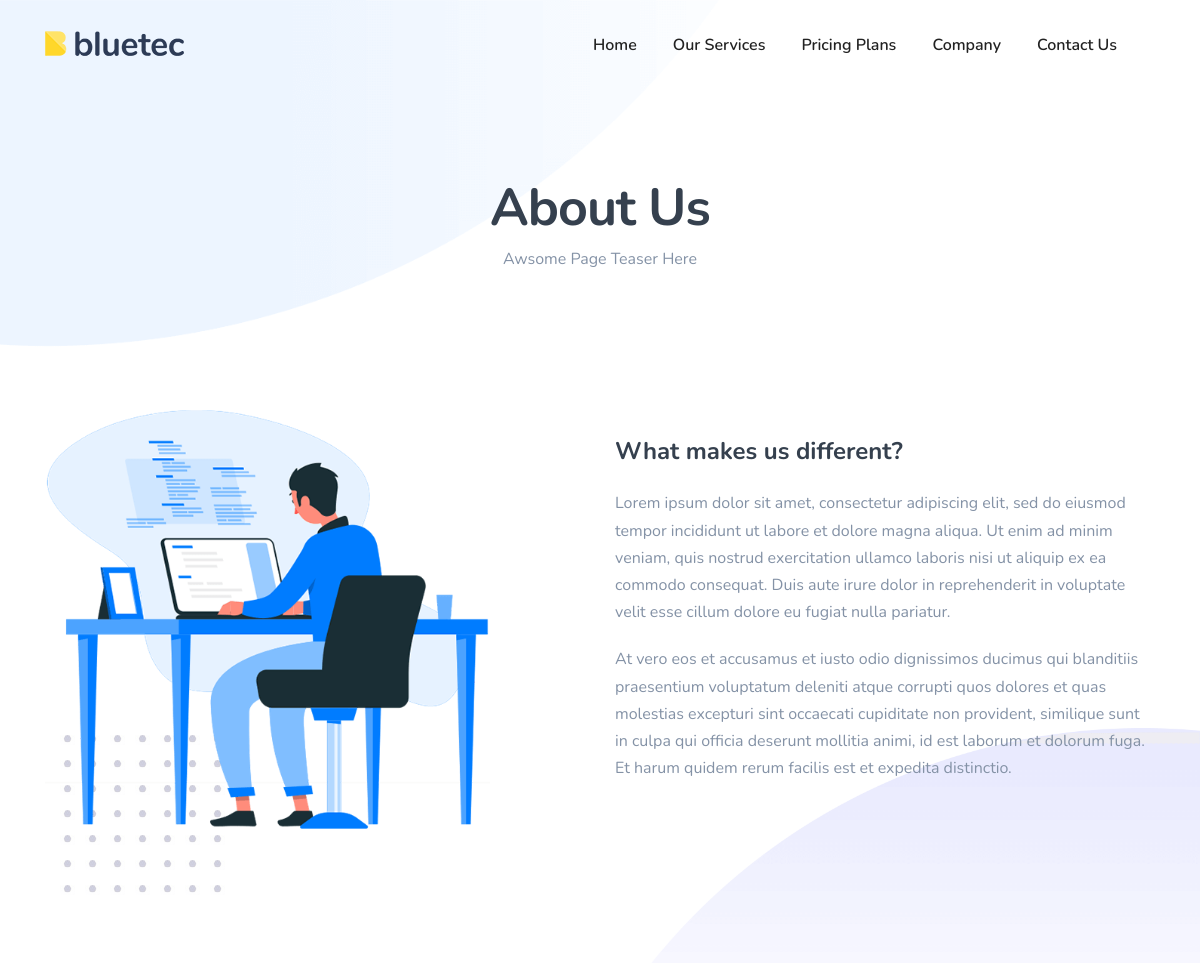
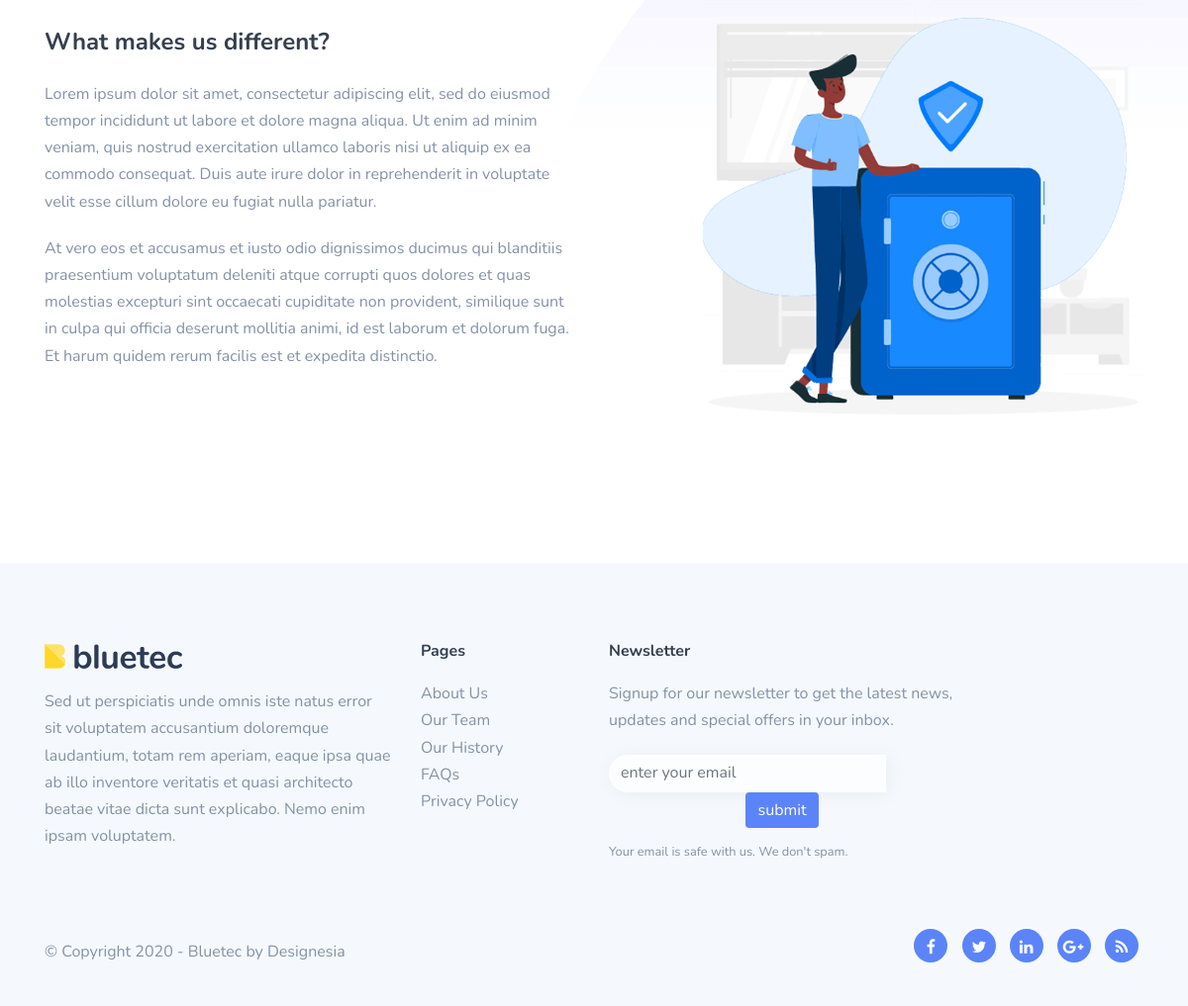
The page /about-us/ on the database its author committed (2 pictures, top to bottom).
### mainapp/models.py (models this page shows, shortened)
class Aboutuspagesubtitle(models.Model):
    sub_title = models.CharField(max_length=500)
    class Meta:
        verbose_name = "Subtitle - About Page"
        verbose_name_plural = "Subtitle - About Page"

class Aboutusfirstsection(models.Model):
    title = models.CharField(max_length=500)
    description = RichTextField(config_name='basic_ckeditor',blank=True,null=True)
    image = models.ImageField(upload_to='aboutus')
    img_alt = models.CharField(max_length=200, blank=True, null=True)
    class Meta:
        verbose_name = "First Section - About Page"
        verbose_name_plural = "First Section - About Page"

class Aboutussecondsection(models.Model):
    title = models.CharField(max_length=500)
    description = RichTextField(config_name='basic_ckeditor',blank=True,null=True)
    image = models.ImageField(upload_to='aboutus')
    img_alt = models.CharField(max_length=200, blank=True, null=True)
    class Meta:
        verbose_name = "Second Section - About Page"
        verbose_name_plural = "Second Section - About Page"

class Footersection(models.Model):
    footer_main_description = models.TextField()
    newsletter_description = models.CharField(max_length=500)
    class Meta:
        verbose_name = "Footer - Homepage"
        verbose_name_plural = "Footer - Homepage"

### mainapp/views.py (the view)
# urls.py: path('about-us/', about_us, name='about_us'),
def about_us(request):
    aboutuspagesubtitle=Aboutuspagesubtitle.objects.first()
    aboutusfirstsection=Aboutusfirstsection.objects.first()
    aboutussecondsection=Aboutussecondsection.objects.first()
    context = {
        'aboutuspagesubtitle': aboutuspagesubtitle,
        'aboutusfirstsection': aboutusfirstsection,
        'aboutussecondsection': aboutussecondsection,
    }
    return render(request, 'mainapp/about-us.html',context)

### mainapp/context_processors.py (called while the page is built)
def footer_section_text(request):
    footersection = Footersection.objects.first()
    return {'footersection': footersection}

def get_contact_us_section_text(request):
    contact_us_section_text = Contactussection.objects.first()
    return {'contact_us_section_text': contact_us_section_text}

### templates/mainapp/about-us.html (shortened to what this page needs)
{% extends 'base.html' %}
{% load static %}
{% block body_block %}
    <div class="no-bottom no-top" id="content">
        <section id="subheader" data-bgimage="url({% static 'images/background/5.png' %}) bottom">
                <div class="center-y relative text-center" data-scroll-speed="4">
                    <div class="container">
                        <div class="row">
                            <div class="col-md-8 offset-md-2">
                                <form action='' class="row" id='form_subscribe' method="post" name="myForm">
                            <div class="col text-center">
                                <div class="spacer-single"></div>
                                <h1>About Us</h1>
                                <p>{{aboutuspagesubtitle.sub_title}}</p>
                            </div>
                        </form>
                            </div>
                        </div>
                    </div>
                </div>
        </section>
        <section class="no-top" data-bgimage="url({% static '' %}images/background/6.png) center">
            <div class="container">
                <div class="row align-items-center">
                    <div class="col-md-5 ">
                        <img src="/media/{{aboutusfirstsection.image}}" class="img-fluid" alt="{{aboutusfirstsection.img_alt}}">
                    </div>
                    <div class="col-md-6 offset-md-1">
                        <h3>{{aboutusfirstsection.title}}</h3>
                        <p>
                            {{aboutusfirstsection.description|safe}}
                        </p>
                    </div>
                </div>
                <div class="spacer-double"></div>
                <div class="spacer-double"></div>
                <div class="row align-items-center">
                    <div class="col-md-6">
                        <h3>{{aboutussecondsection.title}}</h3>
                        <p>
                            {{aboutussecondsection.description|safe}}
                        </p>
                    </div>
                    <div class="col-md-5  offset-md-1">
                        <img src="/media/{{aboutussecondsection.image}}" class="img-fluid" alt="{{aboutussecondsection.img_alt}}">
                    </div>
                </div>
                <div class="spacer-double"></div>
                </div>
            </div>
    </div>
{% endblock body_block %}

### templates/includes/footer.html (shortened to what this page needs)
{% load static %}
<footer class="footer footer-light">
    <div class="container">
        <div class="row">
            <div class="col-lg-4">
                <div class="widget">
                    <a href="index.html"><img alt="" class="logo" src="{% static '' %}images/logo-2.png"></a>
                    <div class="spacer-20"></div>
                    <p>{{footersection.footer_main_description}}</p>
                </div>
            </div>
            <div class="col-lg-2">
                <div class="widget">
                    <h5>Pages</h5>
                    <ul>
                        <li><a href="{% url 'mainapp:about_us' %}">About Us</a></li>
                        <li><a href="{% url 'mainapp:our_team' %}">Our Team</a></li>
                        <li><a href="{% url 'mainapp:our_history' %}">Our History</a></li>
                        <li><a href="{% url 'mainapp:faq' %}">FAQs</a></li>
                        <li><a href="{% url 'mainapp:privacy_policy' %}">Privacy Policy</a></li>
                    </ul>
                </div>
            </div>
            <div class="col-lg-4">
                <div class="widget">
                    <h5>Newsletter</h5>
                    <p>{{footersection.newsletter_description}}</p>
                    <form action="{% url 'mainapp:footernewsletter' %}" class="row" id="form_subscribe" method="POST" name="form_subscribe">
                        <div class="col text-center">
                            <input class="form-control" id="name_1" name="email" placeholder="enter your email" type="email" />
                            <input type="submit" value="submit" class="btn btn-primary" >
                        </div>
                    </form>
                    <div class="spacer-10"></div>
                    <small>Your email is safe with us. We don't spam.</small>
                </div>
            </div>
        </div>
        <div class="row">
            <div class="col-md-6 sm-text-center mb-sm-30">
                <div class="mt10">&copy; Copyright 2020 - Bluetec by Designesia</div>
            </div>
            <div class="col-md-6 text-md-right text-sm-left">
                <div class="social-icons">
                    <a href="#"><i class="fa fa-facebook fa-lg"></i></a>
                    <a href="#"><i class="fa fa-twitter fa-lg"></i></a>
                    <a href="#"><i class="fa fa-linkedin fa-lg"></i></a>
                    <a href="#"><i class="fa fa-google-plus fa-lg"></i></a>
                    <a href="#"><i class="fa fa-rss fa-lg"></i></a>
                </div>
            </div>
        </div>
    </div>
</footer>

### static/css/custom.css (style rules this page uses)
#form_subscribe input[type=email] { padding: 8px 12px 9px 12px; width: 80%; float: left; display: table-cell; border-radius: 60px 0 0 60px; -moz-border-radius: 60px 0 0 60px; -webkit-border-radius: 60px 0 0 60px; border: none; background: rgba(255,255,255,.7); -webkit-box-shadow: 2px 2px 20px 0px rgb(20 20 20 / 5%); -moz-box-shadow: 2px 2px 20px 0px rgba(20,20,20, 0.05); box-shadow: 2px 2px 20px 0px rgb(20 20 20 / 5%); }

### static/css/colors/scheme-02.css (style rules this page uses)
:root { --primary-color: #5B84F8; --secondary-color: #FFD943; --tertiary-color: #06D2FF; --primary-color-rgb: 23,155,255; }

### static/css/coloring.css (style rules this page uses)
.bg-color, section.bg-color, section.call-to-action, #mainmenu li li a:hover, #mainmenu ul li:hover > a, .price-row, .slider-info .text1, .btn-primary, .bg-id-color, .pagination > .active > a, .pagination > .active > span, .pagination > .active > a:hover, .pagination > .active > span:hover, .pagination > .active > a:focus, .pagination > .active > span:focus, .dropcap, .fullwidthbanner-container a.btn, .feature-box-big-icon i, #testimonial-full, .icon-deco i, .feature-box-small-icon .border, .small-border, #jpreBar, .date-post, .team-list .small-border, .de-team-list .small-border, .btn-line:hover,a.btn-line:hover, .btn-line.hover,a.btn-line.hover, .owl-arrow span, .de-progress .progress-bar, #btn-close-x:hover, .box-fx .info, .btn-more, .widget .small-border, .product img:hover, #btn-search, .de_tab.timeline li.active .dot, .btn-id, .tiny-border, #back-to-top, #subheader .small-border-deco span, #services-list li a:hover, .timeline .tl-block .tl-line, .de_tab.tab_style_2 .de_nav li.active span, .de_tab.tab_steps.style-2 .de_nav li.active span, .feature-box-small-icon.style-2 .number.bg-color, a.btn-custom,.btn-custom, .owl-custom-nav .btn-next:before, .owl-custom-nav .btn-prev:before, .timeline > li > .timeline-badge, .de_light .de_tab.tab_style_3 .de_nav li.active span, .de_tab.tab_style_4 .de_nav li.active span, .circle, .social-icons-sm i:hover, .btn-rsvp, .btn-close, .pricing-s1 .ribbon, .de_tab.tab_style_4 .de_nav li.active, #preloader .s1 span, #filters a.selected, .custom-show:after, .custom-close:after, .widget-post .date, .style-2 .date-box, .feature-box-type-1 i, .owl-item.active > div blockquote:before, .accordion-section-title:before, #form_subscribe #btn-submit i, .owl-dot.active, .bg-gradient-to-right-2, .feature-box-type-1.hover i, .feature-box-type-1:hover i, .ribbon, .box-icon-simple .num, .box-highlight.s2, .feature-box.f-boxed:hover, .fpw-overlay-btm, .fp-wrap:hover .fpwow-icons, .social-icons i, .owl-item.active.center .feature-box-type-2, .testimonial-color .item:nth-child(1n) blockquote:before, .spinner > div, .d-gallery-item .dgi-1, a.btn-border:hover, .dih-overlay, .widget_tags li a { background:var(--primary-color); }

### rows shown on the page
Aboutuspagesubtitle: sub_title "Awsome Page Teaser Here"
Aboutusfirstsection: image (picture), title "What makes us different?", description "Lorem ipsum dolor sit amet, consectetur adipiscing elit, sed do eiusmod tempor incididunt ut labore et dolore magna aliqua. Ut enim ad minim veniam, quis nostrud exercitation ullamco laboris nisi ut aliquip ex ea commodo consequat. Duis aute irure dolor in reprehenderit in voluptate velit esse cillum dolore eu fugiat nulla pariatur. At vero eos et accusamus et iusto odio dignissimos ducimus qui blanditiis praesentium voluptatum deleniti atque corrupti quos dolores et quas molestias excepturi sint occaecati cupiditate non provident, similique sunt in culpa qui officia deserunt mollitia animi, id est laborum et dolorum fuga. Et harum quidem rerum facilis est et expedita distinctio."
Aboutussecondsection: title "What makes us different?", description "Lorem ipsum dolor sit amet, consectetur adipiscing elit, sed do eiusmod tempor incididunt ut labore et dolore magna aliqua. Ut enim ad minim veniam, quis nostrud exercitation ullamco laboris nisi ut aliquip ex ea commodo consequat. Duis aute irure dolor in reprehenderit in voluptate velit esse cillum dolore eu fugiat nulla pariatur. At vero eos et accusamus et iusto odio dignissimos ducimus qui blanditiis praesentium voluptatum deleniti atque corrupti quos dolores et quas molestias excepturi sint occaecati cupiditate non provident, similique sunt in culpa qui officia deserunt mollitia animi, id est laborum et dolorum fuga. Et harum quidem rerum facilis est et expedita distinctio.", image (picture)
Footersection: footer_main_description "Sed ut perspiciatis unde omnis iste natus error sit voluptatem accusantium doloremque laudantium, totam rem aperiam, eaque ipsa quae ab illo inventore veritatis et quasi architecto beatae vitae dicta sunt explicabo. Nemo enim ipsam voluptatem.", newsletter_description "Signup for our newsletter to get the latest news, updates and special offers in your inbox."
